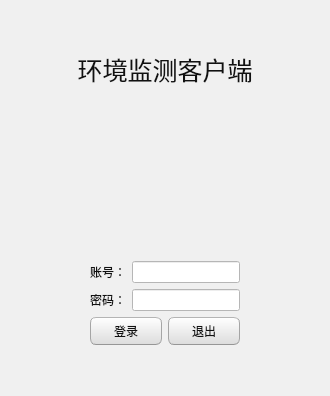
<?xml version="1.0" encoding="UTF-8"?>
<ui version="4.0">
 <class>Widget</class>
 <widget class="QWidget" name="Widget">
  <property name="windowModality">
   <enum>Qt::NonModal</enum>
  </property>
  <property name="geometry">
   <rect>
    <x>0</x>
    <y>0</y>
    <width>330</width>
    <height>396</height>
   </rect>
  </property>
  <property name="sizePolicy">
   <sizepolicy hsizetype="Fixed" vsizetype="Fixed">
    <horstretch>0</horstretch>
    <verstretch>0</verstretch>
   </sizepolicy>
  </property>
  <property name="windowTitle">
   <string>Widget</string>
  </property>
  <property name="styleSheet">
   <string notr="true">QWidget {
	background-color:#f0f0f0;
}
QMainWindow {
	background-color:#f0f0f0;
}
QCheckBox {
	padding:2px;
}
QCheckBox:hover {
	border-radius:4px;
	border-style:solid;
	border-width:1px;
	padding-left: 1px;
	padding-right: 1px;
	padding-bottom: 1px;
	padding-top: 1px;
	border-color: rgb(255,150,60);
	background-color:qlineargradient(spread:pad, x1:0.5, y1:1, x2:0.5, y2:0, stop:0 rgba(190, 90, 50, 50), stop:1 rgba(250, 130, 40, 50));
}
QCheckBox::indicator:checked {
	border-radius:4px;
	border-style:solid;
	border-width:1px;
	border-color: rgb(246, 134, 86);
  	background-color:rgb(246, 134, 86)
}
QCheckBox::indicator:unchecked {
	border-radius:4px;
	border-style:solid;
	border-width:1px;
	border-color:rgb(246, 134, 86);
  	background-color:rgb(255,255,255);
}
QColorDialog {
	background-color:#f0f0f0;
}
QComboBox {
	color:rgb(81,72,65);
	background: #ffffff;
}
QComboBox:editable {
	background: #ffffff;
	color: rgb(81,72,65);
	selection-color:rgb(81,72,65);
	selection-background-color: #ffffff;
}
QComboBox QAbstractItemView {
	color:rgb(81,72,65);	
	background: #ffffff;
	selection-color: #ffffff;
	selection-background-color: rgb(246, 134, 86);
}
QComboBox:!editable:on, QComboBox::drop-down:editable:on {
	color:  #1e1d23;	
	background: #ffffff;
}
QDateTimeEdit {
	color:rgb(81,72,65);
	background-color: #ffffff;
}
QDateEdit {
	color:rgb(81,72,65);
	background-color: #ffffff;
}
QDialog {
	background-color:#f0f0f0;
}
QDoubleSpinBox {
	color:rgb(81,72,65);
	background-color: #ffffff;
}
QFontComboBox {
	color:rgb(81,72,65);
	background-color: #ffffff;
}
QLabel {
	color:rgb(17,17,17);
}
QLineEdit {
	background-color:rgb(255,255,255);
	selection-background-color:rgb(236,116,64);
	color:rgb(17,17,17);
}
QMenuBar {
	color:rgb(223,219,210);
	background-color:rgb(65,64,59);
}
QMenuBar::item {
	padding-top:4px;
	padding-left:4px;
	padding-right:4px;
	color:rgb(223,219,210);
	background-color:rgb(65,64,59);
}
QMenuBar::item:selected {
	color:rgb(255,255,255);
	padding-top:2px;
	padding-left:2px;
	padding-right:2px;
	border-top-width:2px;
	border-left-width:2px;
	border-right-width:2px;
	border-top-right-radius:4px;
	border-top-left-radius:4px;
	border-style:solid;
	background-color:rgb(65,64,59);
	border-top-color: rgb(47,47,44);
	border-right-color: qlineargradient(spread:pad, x1:0, y1:1, x2:1, y2:0, stop:0 rgba(90, 87, 78, 255), stop:1 rgba(47,47,44, 255));
	border-left-color:  qlineargradient(spread:pad, x1:1, y1:0, x2:0, y2:0, stop:0 rgba(90, 87, 78, 255), stop:1 rgba(47,47,44, 255));
}
QMenu {
	color:rgb(223,219,210);
	background-color:rgb(65,64,59);
}
QMenu::item {
	color:rgb(223,219,210);
	padding-left:20px;
	padding-top:4px;
	padding-bottom:4px;
	padding-right:10px;
}
QMenu::item:selected {
	color:rgb(255,255,255);
	background-color: qlineargradient(spread:pad, x1:0.5, y1:1, x2:0.5, y2:0, stop:0 rgba(225, 108, 54, 255), stop:1 rgba(246, 134, 86, 255));
	border-style:solid;
	border-width:3px;
	padding-left:17px;
	padding-top:4px;
	padding-bottom:4px;
	padding-right:7px;
	border-bottom-color:qlineargradient(spread:pad, x1:0.5, y1:1, x2:0.5, y2:0, stop:0 rgba(175,85,48,255), stop:1 rgba(236,114,67, 255));
	border-top-color:qlineargradient(spread:pad, x1:0.5, y1:1, x2:0.5, y2:0, stop:0 rgba(253,156,113,255), stop:1 rgba(205,90,46, 255));
	border-right-color:qlineargradient(spread:pad, x1:0, y1:0.5, x2:1, y2:0.5, stop:0 rgba(253,156,113,255), stop:1 rgba(205,90,46, 255));
	border-left-color:qlineargradient(spread:pad, x1:1, y1:0.5, x2:0, y2:0.5, stop:0 rgba(253,156,113,255), stop:1 rgba(205,90,46, 255));
}
QPlainTextEdit {
	border-width: 1px;
	border-style: solid;
	border-color:transparent;
	color:rgb(17,17,17);
	selection-background-color:rgb(236,116,64);
}
QProgressBar {
	text-align: center;
	color: rgb(0, 0, 0);
	border-width: 1px; 
	border-radius: 10px;
	border-style: inset;
	border-color: rgb(150,150,150);
	background-color:rgb(221,221,219);
}
QProgressBar::chunk:horizontal {
	background-color: qlineargradient(spread:pad, x1:0.5, y1:1, x2:0.5, y2:0, stop:0 rgba(225, 108, 54, 255), stop:1 rgba(246, 134, 86, 255));
	border-style: solid;
	border-radius:8px;
	border-width:1px;
	border-bottom-color:qlineargradient(spread:pad, x1:0.5, y1:1, x2:0.5, y2:0, stop:0 rgba(175,85,48,255), stop:1 rgba(236,114,67, 255));
	border-top-color:qlineargradient(spread:pad, x1:0.5, y1:1, x2:0.5, y2:0, stop:0 rgba(253,156,113,255), stop:1 rgba(205,90,46, 255));
	border-right-color:qlineargradient(spread:pad, x1:0, y1:0.5, x2:1, y2:0.5, stop:0 rgba(253,156,113,255), stop:1 rgba(205,90,46, 255));
	border-left-color:qlineargradient(spread:pad, x1:1, y1:0.5, x2:0, y2:0.5, stop:0 rgba(253,156,113,255), stop:1 rgba(205,90,46, 255));
}
QPushButton{
	color:rgb(17,17,17);
	border-width: 1px;
	border-radius: 6px;
	border-bottom-color: rgb(150,150,150);
	border-right-color: rgb(165,165,165);
	border-left-color: rgb(165,165,165);
	border-top-color: rgb(180,180,180);
	border-style: solid;
	padding: 4px;
	background-color: qlineargradient(spread:pad, x1:0.5, y1:1, x2:0.5, y2:0, stop:0 rgba(220, 220, 220, 255), stop:1 rgba(255, 255, 255, 255));
}
QPushButton:hover{
	color:rgb(17,17,17);
	border-width: 1px;
	border-radius:6px;
	border-top-color: rgb(255,150,60);
	border-right-color: qlineargradient(spread:pad, x1:0, y1:1, x2:1, y2:0, stop:0 rgba(200, 70, 20, 255), stop:1 rgba(255,150,60, 255));
	border-left-color:  qlineargradient(spread:pad, x1:1, y1:0, x2:0, y2:0, stop:0 rgba(200, 70, 20, 255), stop:1 rgba(255,150,60, 255));
	border-bottom-color: rgb(200,70,20);
	border-style: solid;
	padding: 2px;
	background-color: qlineargradient(spread:pad, x1:0.5, y1:1, x2:0.5, y2:0, stop:0 rgba(220, 220, 220, 255), stop:1 rgba(255, 255, 255, 255));
}
QPushButton:default{
	color:rgb(17,17,17);
	border-width: 1px;
	border-radius:6px;
	border-top-color: rgb(255,150,60);
	border-right-color: qlineargradient(spread:pad, x1:0, y1:1, x2:1, y2:0, stop:0 rgba(200, 70, 20, 255), stop:1 rgba(255,150,60, 255));
	border-left-color:  qlineargradient(spread:pad, x1:1, y1:0, x2:0, y2:0, stop:0 rgba(200, 70, 20, 255), stop:1 rgba(255,150,60, 255));
	border-bottom-color: rgb(200,70,20);
	border-style: solid;
	padding: 2px;
	background-color: qlineargradient(spread:pad, x1:0.5, y1:1, x2:0.5, y2:0, stop:0 rgba(220, 220, 220, 255), stop:1 rgba(255, 255, 255, 255));
}
QPushButton:pressed{
	color:rgb(17,17,17);
	border-width: 1px;
	border-radius: 6px;
	border-width: 1px;
	border-top-color: rgba(255,150,60,200);
	border-right-color: qlineargradient(spread:pad, x1:0, y1:1, x2:1, y2:0, stop:0 rgba(200, 70, 20, 255), stop:1 rgba(255,150,60, 200));
	border-left-color:  qlineargradient(spread:pad, x1:1, y1:0, x2:0, y2:0, stop:0 rgba(200, 70, 20, 255), stop:1 rgba(255,150,60, 200));
	border-bottom-color: rgba(200,70,20,200);
	border-style: solid;
	padding: 2px;
	background-color: qlineargradient(spread:pad, x1:0.5, y1:0, x2:0.5, y2:1, stop:0 rgba(220, 220, 220, 255), stop:1 rgba(255, 255, 255, 255));
}
QPushButton:disabled{
	color:rgb(174,167,159);
	border-width: 1px;
	border-radius: 6px;
	background-color: qlineargradient(spread:pad, x1:0.5, y1:1, x2:0.5, y2:0, stop:0 rgba(200, 200, 200, 255), stop:1 rgba(230, 230, 230, 255));
}
QRadioButton {
	padding: 1px;
}
QRadioButton::indicator:checked {
	height: 10px;
	width: 10px;
	border-style:solid;
	border-radius:5px;
	border-width: 1px;
	border-color: rgba(246, 134, 86, 255);
	color: #a9b7c6;
	background-color:rgba(246, 134, 86, 255);
}
QRadioButton::indicator:!checked {
	height: 10px;
	width: 10px;
	border-style:solid;
	border-radius:5px;
	border-width: 1px;
	border-color: rgb(246, 134, 86);
	color: #a9b7c6;
	background-color: transparent;
}
QScrollArea {
	color: #FFFFFF;
	background-color:#f0f0f0;
}
QSlider::groove {
	border-style: solid;
	border-width: 1px;
	border-color: rgb(207,207,207);
}
QSlider::groove:horizontal {
	height: 5px;
	background: rgb(246, 134, 86);
}
QSlider::groove:vertical {
	width: 5px;
	background: rgb(246, 134, 86);
}
QSlider::handle:horizontal {
	background: rgb(253,253,253);
	border-style: solid;
	border-width: 1px;
	border-color: rgb(207,207,207);
	width: 12px;
	margin: -5px 0;
	border-radius: 7px;
}
QSlider::handle:vertical {
	background: rgb(253,253,253);
	border-style: solid;
	border-width: 1px;
	border-color: rgb(207,207,207);
	height: 12px;
	margin: 0 -5px;
	border-radius: 7px;
}
QSlider::add-page:horizontal {
 	background: white;
}
QSlider::add-page:vertical {
	background: white;
}
QSlider::sub-page:horizontal {
	background: rgb(246, 134, 86);
}
QSlider::sub-page:vertical {
  	background: rgb(246, 134, 86);
}
QStatusBar {
	color:rgb(81,72,65);
}
QSpinBox {
	color:rgb(81,72,65);
	background-color: #ffffff;
}
QScrollBar:horizontal {
	max-height: 20px;
	border: 1px transparent grey;
	margin: 0px 20px 0px 20px;
}
QScrollBar::handle:horizontal {
	background: rgb(253,253,253);
	border-style: solid;
	border-width: 1px;
	border-color: rgb(207,207,207);
	border-radius: 7px;
	min-width: 25px;
}
QScrollBar::handle:horizontal:hover {
	background: rgb(253,253,253);
	border-style: solid;
	border-width: 1px;
	border-color: rgb(255,150,60);
	border-radius: 7px;
	min-width: 25px;
}
QScrollBar::add-line:horizontal {
  	border: 1px solid;
  	border-color: rgb(207,207,207);
  	border-top-right-radius: 7px;
  	border-top-left-radius: 7px;
  	border-bottom-right-radius: 7px;
  	background: rgb(255, 255, 255);
  	width: 20px;
  	subcontrol-position: right;
  	subcontrol-origin: margin;
}
QScrollBar::add-line:horizontal:hover {
  	border: 1px solid;
  	border-top-right-radius: 7px;
  	border-top-left-radius: 7px;
  	border-bottom-right-radius: 7px;
  	border-color: rgb(255,150,60);
  	background: rgb(255, 255, 255);
  	width: 20px;
  	subcontrol-position: right;
  	subcontrol-origin: margin;
}
QScrollBar::add-line:horizontal:pressed {
  	border: 1px solid grey;
  	border-top-left-radius: 7px;
  	border-top-right-radius: 7px;
  	border-bottom-right-radius: 7px;
  	background: rgb(231,231,231);
  	width: 20px;
  	subcontrol-position: right;
  	subcontrol-origin: margin;
}
QScrollBar::sub-line:horizontal {
  	border: 1px solid;
  	border-color: rgb(207,207,207);
  	border-top-right-radius: 7px;
  	border-top-left-radius: 7px;
  	border-bottom-left-radius: 7px;
  	background: rgb(255, 255, 255);
  	width: 20px;
  	subcontrol-position: left;
  	subcontrol-origin: margin;
}
QScrollBar::sub-line:horizontal:hover {
  	border: 1px solid;
  	border-color: rgb(255,150,60);
  	border-top-right-radius: 7px;
  	border-top-left-radius: 7px;
  	border-bottom-left-radius: 7px;
  	background: rgb(255, 255, 255);
  	width: 20px;
  	subcontrol-position: left;
  	subcontrol-origin: margin;
}
QScrollBar::sub-line:horizontal:pressed {
  	border: 1px solid grey;
  	border-top-right-radius: 7px;
  	border-top-left-radius: 7px;
  	border-bottom-left-radius: 7px;
  	background: rgb(231,231,231);
  	width: 20px;
  	subcontrol-position: left;
  	subcontrol-origin: margin;
}
QScrollBar::left-arrow:horizontal {
  	border: 1px transparent grey;
  	border-top-left-radius: 3px;
  	border-bottom-left-radius: 3px;
  	width: 6px;
  	height: 6px;
  	background: rgb(230,230,230);
}
QScrollBar::right-arrow:horizontal {
	border: 1px transparent grey;
	border-top-right-radius: 3px;
	border-bottom-right-radius: 3px;
  	width: 6px;
  	height: 6px;
 	background: rgb(230,230,230);
}
QScrollBar::add-page:horizontal, QScrollBar::sub-page:horizontal {
 	background: none;
} 
QScrollBar:vertical {
	max-width: 20px;
	border: 1px transparent grey;
	margin: 20px 0px 20px 0px;
}
QScrollBar::add-line:vertical {
	border: 1px solid;
	border-color: rgb(207,207,207);
	border-bottom-right-radius: 7px;
	border-bottom-left-radius: 7px;
	border-top-left-radius: 7px;
	background: rgb(255, 255, 255);
  	height: 20px;
  	subcontrol-position: bottom;
  	subcontrol-origin: margin;
}
QScrollBar::add-line:vertical:hover {
  	border: 1px solid;
  	border-color: rgb(255,150,60);
  	border-bottom-right-radius: 7px;
  	border-bottom-left-radius: 7px;
  	border-top-left-radius: 7px;
  	background: rgb(255, 255, 255);
  	height: 20px;
  	subcontrol-position: bottom;
  	subcontrol-origin: margin;
}
QScrollBar::add-line:vertical:pressed {
  	border: 1px solid grey;
  	border-bottom-left-radius: 7px;
  	border-bottom-right-radius: 7px;
  	border-top-left-radius: 7px;
  	background: rgb(231,231,231);
  	height: 20px;
  	subcontrol-position: bottom;
  	subcontrol-origin: margin;
}
QScrollBar::sub-line:vertical {
  	border: 1px solid;
  	border-color: rgb(207,207,207);
  	border-top-right-radius: 7px;
  	border-top-left-radius: 7px;
  	border-bottom-left-radius: 7px;
  	background: rgb(255, 255, 255);
  	height: 20px;
  	subcontrol-position: top;
  	subcontrol-origin: margin;
}
QScrollBar::sub-line:vertical:hover {
  	border: 1px solid;
  	border-color: rgb(255,150,60);
  	border-top-right-radius: 7px;
  	border-top-left-radius: 7px;
  	border-bottom-left-radius: 7px;
	background: rgb(255, 255, 255);
  	height: 20px;
  	subcontrol-position: top;
  	subcontrol-origin: margin;
}
QScrollBar::sub-line:vertical:pressed {
  	border: 1px solid grey;
  	border-top-left-radius: 7px;
  	border-top-right-radius: 7px;
  	background: rgb(231,231,231);
 	height: 20px;
  	subcontrol-position: top;
  	subcontrol-origin: margin;
}
QScrollBar::handle:vertical {
	background: rgb(253,253,253);
	border-style: solid;
	border-width: 1px;
	border-color: rgb(207,207,207);
	border-radius: 7px;
	min-height: 25px;
}
QScrollBar::handle:vertical:hover {
	background: rgb(253,253,253);
	border-style: solid;
	border-width: 1px;
	border-color: rgb(255,150,60);
	border-radius: 7px;
	min-height: 25px;
}
QScrollBar::up-arrow:vertical {
	border: 1px transparent grey;
  	border-top-left-radius: 3px;
	border-top-right-radius: 3px;
  	width: 6px;
  	height: 6px;
  	background: rgb(230,230,230);
}
QScrollBar::down-arrow:vertical {
  	border: 1px transparent grey;
  	border-bottom-left-radius: 3px;
  	border-bottom-right-radius: 3px;
  	width: 6px;
  	height: 6px;
  	background: rgb(230,230,230);
}
QScrollBar::add-page:vertical, QScrollBar::sub-page:vertical {
  	background: none;
}
QTabWidget {
	color:rgb(0,0,0);
	background-color:rgb(247,246,246);
}
QTabWidget::pane {
	border-color: rgb(180,180,180);
	background-color:rgb(247,246,246);
	border-style: solid;
	border-width: 1px;
  	border-radius: 6px;
}
QTabBar::tab {
	padding-left:4px;
	padding-right:4px;
	padding-bottom:2px;
	padding-top:2px;
	color:rgb(81,72,65);
  	background-color: qlineargradient(spread:pad, x1:0.5, y1:1, x2:0.5, y2:0, stop:0 rgba(221,218,217,255), stop:1 rgba(240,239,238,255));
	border-style: solid;
	border-width: 1px;
  	border-top-right-radius:4px;
	border-top-left-radius:4px;
	border-top-color: rgb(180,180,180);
	border-left-color: rgb(180,180,180);
	border-right-color: rgb(180,180,180);
	border-bottom-color: transparent;
}
QTabBar::tab:selected, QTabBar::tab:last:selected, QTabBar::tab:hover {
  	background-color:rgb(247,246,246);
  	margin-left: 0px;
  	margin-right: 1px;
}
QTabBar::tab:!selected {
	margin-top: 1px;
	margin-right: 1px;
}
QTextEdit {
	border-width: 1px;
	border-style: solid;
	border-color:transparent;
	color:rgb(17,17,17);
	selection-background-color:rgb(236,116,64);
}
QTimeEdit {
	color:rgb(81,72,65);
	background-color: #ffffff;
}
QToolBox {
	color:rgb(81,72,65);
	background-color: #ffffff;
}
QToolBox::tab {
	color:rgb(81,72,65);
	background-color: #ffffff;
}
QToolBox::tab:selected {
	color:rgb(81,72,65);
	background-color: #ffffff;
}
</string>
  </property>
  <layout class="QVBoxLayout" name="verticalLayout_3">
   <item>
    <layout class="QVBoxLayout" name="verticalLayout_2">
     <item>
      <spacer name="verticalSpacer">
       <property name="orientation">
        <enum>Qt::Vertical</enum>
       </property>
       <property name="sizeHint" stdset="0">
        <size>
         <width>20</width>
         <height>40</height>
        </size>
       </property>
      </spacer>
     </item>
     <item>
      <widget class="QLabel" name="label_3">
       <property name="font">
        <font>
         <pointsize>19</pointsize>
        </font>
       </property>
       <property name="text">
        <string>环境监测客户端</string>
       </property>
       <property name="alignment">
        <set>Qt::AlignCenter</set>
       </property>
      </widget>
     </item>
     <item>
      <widget class="QLabel" name="label_4">
       <property name="sizePolicy">
        <sizepolicy hsizetype="Preferred" vsizetype="Preferred">
         <horstretch>0</horstretch>
         <verstretch>5</verstretch>
        </sizepolicy>
       </property>
       <property name="styleSheet">
        <string notr="true">image: url(:/tubiao.png);</string>
       </property>
       <property name="text">
        <string/>
       </property>
      </widget>
     </item>
     <item>
      <spacer name="verticalSpacer_3">
       <property name="orientation">
        <enum>Qt::Vertical</enum>
       </property>
       <property name="sizeType">
        <enum>QSizePolicy::Minimum</enum>
       </property>
       <property name="sizeHint" stdset="0">
        <size>
         <width>20</width>
         <height>30</height>
        </size>
       </property>
      </spacer>
     </item>
     <item>
      <layout class="QHBoxLayout" name="horizontalLayout_4">
       <item>
        <spacer name="horizontalSpacer">
         <property name="orientation">
          <enum>Qt::Horizontal</enum>
         </property>
         <property name="sizeHint" stdset="0">
          <size>
           <width>40</width>
           <height>20</height>
          </size>
         </property>
        </spacer>
       </item>
       <item>
        <layout class="QVBoxLayout" name="verticalLayout">
         <item>
          <layout class="QHBoxLayout" name="horizontalLayout">
           <item>
            <widget class="QLabel" name="label">
             <property name="text">
              <string>账号：</string>
             </property>
            </widget>
           </item>
           <item>
            <widget class="QLineEdit" name="useridEdit"/>
           </item>
          </layout>
         </item>
         <item>
          <layout class="QHBoxLayout" name="horizontalLayout_2">
           <item>
            <widget class="QLabel" name="label_2">
             <property name="text">
              <string>密码：</string>
             </property>
            </widget>
           </item>
           <item>
            <widget class="QLineEdit" name="passEdit">
             <property name="inputMask">
              <string/>
             </property>
             <property name="echoMode">
              <enum>QLineEdit::Password</enum>
             </property>
            </widget>
           </item>
          </layout>
         </item>
         <item>
          <layout class="QHBoxLayout" name="horizontalLayout_3">
           <item>
            <widget class="QPushButton" name="loginBtn">
             <property name="styleSheet">
              <string notr="true"/>
             </property>
             <property name="text">
              <string>登录</string>
             </property>
             <property name="shortcut">
              <string>Return</string>
             </property>
            </widget>
           </item>
           <item>
            <widget class="QPushButton" name="exitBtn">
             <property name="text">
              <string>退出</string>
             </property>
            </widget>
           </item>
          </layout>
         </item>
        </layout>
       </item>
       <item>
        <spacer name="horizontalSpacer_2">
         <property name="orientation">
          <enum>Qt::Horizontal</enum>
         </property>
         <property name="sizeHint" stdset="0">
          <size>
           <width>40</width>
           <height>20</height>
          </size>
         </property>
        </spacer>
       </item>
      </layout>
     </item>
     <item>
      <spacer name="verticalSpacer_2">
       <property name="orientation">
        <enum>Qt::Vertical</enum>
       </property>
       <property name="sizeHint" stdset="0">
        <size>
         <width>20</width>
         <height>40</height>
        </size>
       </property>
      </spacer>
     </item>
    </layout>
   </item>
  </layout>
 </widget>
 <resources/>
 <connections/>
</ui>
